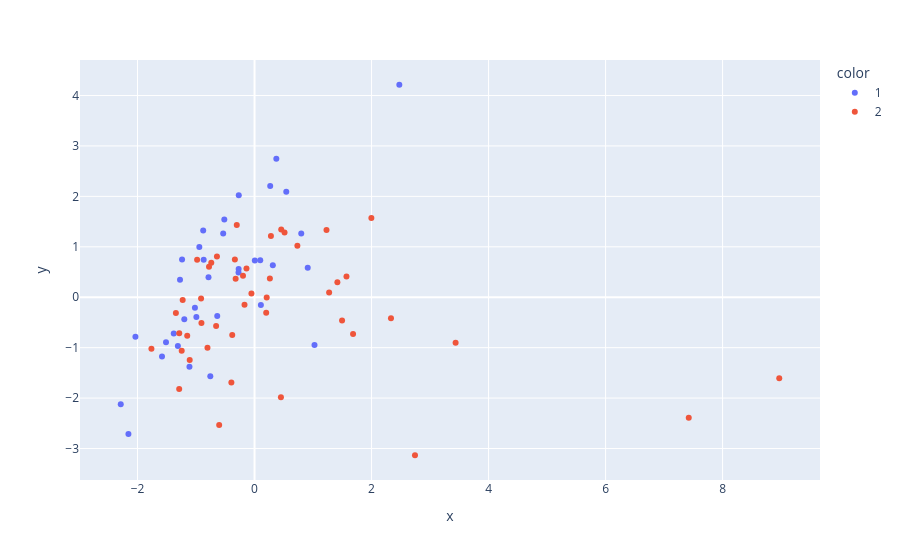

The code cell stored with this chart in its notebook:
### Code cell
# 2D PCA visualization
pca_comp, explained_var_ratio, pca = pca_feature_reduction(train_data, n_components=2)

print('Explained variance ratio (2 components):', explained_var_ratio)

# Plot 2D projection
fig = px.scatter(
    x=pca_comp[:, 0],
    y=pca_comp[:, 1],
    color=train_data[LABELS_KEY].astype(str),
    labels={'x': 'PC1', 'y': 'PC2'}
)
fig.update_traces(marker_size=6)
fig.show()

### Figure 1 — Plotly figure (JSON) as saved in the notebook; plotly's stock layout.template omitted (floating-point values rounded to 4 significant figures)
{"data": [{"hovertemplate": "color=1<br>x=%{x}<br>y=%{y}<extra></extra>", "legendgroup": "1", "marker": {"color": "#636efa", "size": 6, "symbol": "circle"}, "mode": "markers", "name": "1", "orientation": "v", "showlegend": true, "type": "scatter", "x": [-1.381, 0.909, 0.2678, 0.09738, -1.513, -0.5167, -0.8692, -2.287, -1.239, -0.7561, -0.7868, 0.7982, 0.5423, -0.2695, -1.582, -0.9942, -2.155, -1.201, 0.3126, -0.2716, -0.6375, 1.025, 0.004838, 0.1083, -0.2738, 0.3727, 2.475, -0.8776, -1.31, -0.9435, -1.112, -0.5359, -1.274, -2.036, -1.019], "xaxis": "x", "y": [-0.7217, 0.5829, 2.206, 0.7333, -0.8938, 1.54, 0.7416, -2.121, 0.7479, -1.568, 0.3975, 1.262, 2.09, 2.023, -1.174, -0.3902, -2.713, -0.4384, 0.6344, 0.5611, -0.3717, -0.9473, 0.7258, -0.153, 0.4894, 2.746, 4.213, 1.323, -0.9696, 0.994, -1.379, 1.262, 0.3463, -0.7847, -0.2098], "yaxis": "y"}, {"hovertemplate": "color=2<br>x=%{x}<br>y=%{y}<extra></extra>", "legendgroup": "2", "marker": {"color": "#EF553B", "size": 6, "symbol": "circle"}, "mode": "markers", "name": "2", "orientation": "v", "showlegend": true, "type": "scatter", "x": [-0.9075, -1.228, -0.7396, -0.3035, -0.6568, -1.288, -1.108, -0.6043, 0.2619, -0.1379, -0.7781, 1.23, 0.7322, 1.684, -0.3364, -0.9138, 1.416, -0.3811, 0.28, 7.422, 0.1991, -1.245, 1.275, 3.437, -1.762, 1.997, -0.8044, -0.1715, 0.2078, -1.151, -1.287, -0.323, -0.9815, -0.396, -0.05288, 8.968, 0.4561, 0.451, -0.1971, 1.496, 2.332, -1.344, 2.742, -0.6425, 1.571, 0.5128], "xaxis": "x", "y": [-0.5111, -0.05732, 0.682, 1.43, -0.5719, -1.818, -1.244, -2.532, 0.3691, 0.5689, 0.6039, 1.331, 1.019, -0.7276, 0.7476, -0.02559, 0.2986, -0.7491, 1.216, -2.388, -0.3083, -1.062, 0.09193, -0.902, -1.023, 1.57, -1.003, -0.1495, -0.006945, -0.7644, -0.7168, 0.3672, 0.7408, -1.689, 0.0747, -1.605, 1.342, -1.983, 0.4268, -0.4635, -0.419, -0.3134, -3.133, 0.8093, 0.4099, 1.285], "yaxis": "y"}], "layout": {"legend": {"title": {"text": "color"}, "tracegroupgap": 0}, "margin": {"t": 60}, "xaxis": {"anchor": "y", "domain": [0, 1], "title": {"text": "x"}}, "yaxis": {"anchor": "x", "domain": [0, 1], "title": {"text": "y"}}}}
